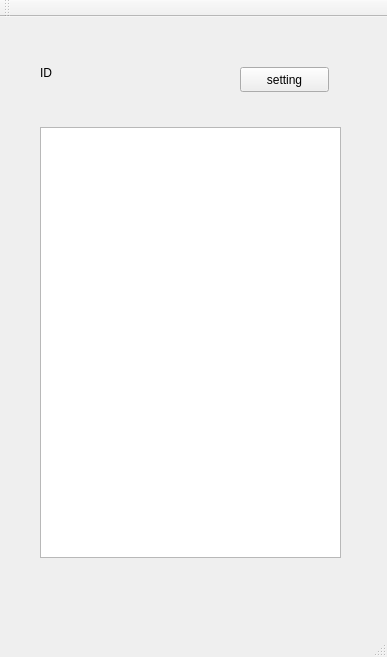
<?xml version="1.0" encoding="UTF-8"?>
<ui version="4.0">
 <class>MainWindow</class>
 <widget class="QMainWindow" name="MainWindow">
  <property name="geometry">
   <rect>
    <x>0</x>
    <y>0</y>
    <width>387</width>
    <height>657</height>
   </rect>
  </property>
  <property name="windowTitle">
   <string>MainWindow</string>
  </property>
  <widget class="QWidget" name="centralWidget">
   <widget class="QLabel" name="ID">
    <property name="geometry">
     <rect>
      <x>40</x>
      <y>40</y>
      <width>131</width>
      <height>31</height>
     </rect>
    </property>
    <property name="text">
     <string>ID</string>
    </property>
   </widget>
   <widget class="QListView" name="FriendList">
    <property name="geometry">
     <rect>
      <x>40</x>
      <y>110</y>
      <width>301</width>
      <height>431</height>
     </rect>
    </property>
   </widget>
   <widget class="QPushButton" name="Setting">
    <property name="geometry">
     <rect>
      <x>240</x>
      <y>50</y>
      <width>89</width>
      <height>25</height>
     </rect>
    </property>
    <property name="text">
     <string>setting</string>
    </property>
   </widget>
  </widget>
  <widget class="QMenuBar" name="menuBar">
   <property name="geometry">
    <rect>
     <x>0</x>
     <y>0</y>
     <width>387</width>
     <height>28</height>
    </rect>
   </property>
  </widget>
  <widget class="QToolBar" name="mainToolBar">
   <attribute name="toolBarArea">
    <enum>TopToolBarArea</enum>
   </attribute>
   <attribute name="toolBarBreak">
    <bool>false</bool>
   </attribute>
  </widget>
  <widget class="QStatusBar" name="statusBar"/>
 </widget>
 <layoutdefault spacing="6" margin="11"/>
 <resources/>
 <connections/>
</ui>
